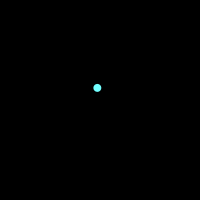
Frame 1 (no input)
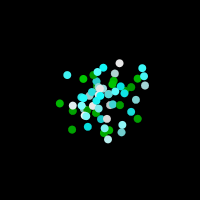
Frame 60 (the mouse pressed at the canvas centre just before this capture)
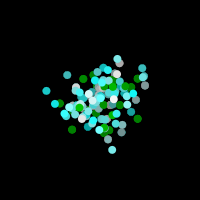
Frame 120 (the mouse held since frame 60 and released just before this capture)

The Processing sketch that drew these frames (run headless with seeded random() and noise(); from frame 60 on, the mouse is pressed at the canvas centre):

// Processing sketch: sketch_1812912109
// ── sketch_1812912109.pde
void setup() {
  size(200, 200);
  background(0);
}
void draw() {
  //create 按 alpha blended background
  fill(0, 1);
  rect(0, 0, width, height);

  //get 3 gaussian random numbers w/ mean of 0 and standard deviation of
  // 1.0
  float r = randomGaussian();
  float g = randomGaussian();
  float b = randomGaussian();

  //define standard deviation and mean
  float sd = 100;
  float mean =100;
  //sclae by standar devition and mean
  //also costrain to between (0,255) since we are dealing with color

  r = constrain((r * sd)+mean, 0, 255);

  //repeat for g & 
  sd = 20;
  mean = 200;
  g = constrain((r*sd)+mean, 0, 255);

  sd = 50;
  mean = 0;
  b = constrain((r*sd)+mean, 0, 255);

  //get more gaussian numbers,this time for position
  float xloc = randomGaussian();
  float yloc = randomGaussian();
  sd = width/10;
  mean = width/2;
  xloc = (xloc * sd) +mean;
  yloc = (yloc*sd) +mean;

  //draw an elllipse with gaussian generated color and position
  noStroke();
  fill(r, g, b);
  ellipse(xloc, yloc, 8, 8);
}
